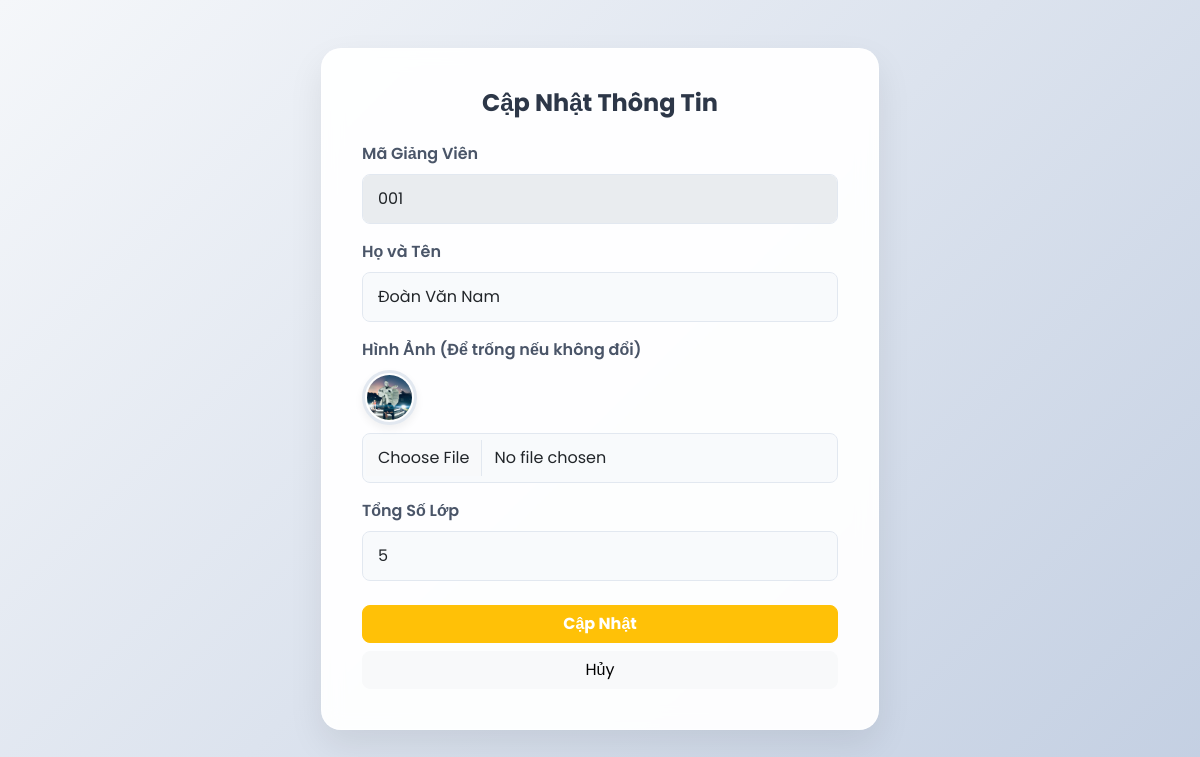
/edit.php?id=001, run on the app's committed database.
### tables this page shows
CREATE TABLE `giangvien` (
  `IDGV` varchar(20) NOT NULL,
  `Fullname` varchar(100) NOT NULL,
  `Image` varchar(255) NOT NULL,
  `SumClass` int(11) NOT NULL
);

### edit.php (the view, shortened to what this page needs)
<?php
require_once 'db.php';
$id = $_GET['id'];
$result = $conn->query("SELECT * FROM GiangVien WHERE IDGV = '$id'");
$row = $result->fetch_assoc();
?>
<!DOCTYPE html>
<html lang="vi">
<head>
    <link href="https://cdn.jsdelivr.net/npm/bootstrap@5.3.0/dist/css/bootstrap.min.css" rel="stylesheet">
    <link rel="stylesheet" href="style.css">
</head>
<body>
    <div class="container d-flex justify-content-center">
        <div class="custom-card col-md-6 mt-5">
            <h4 class="fw-bold mb-4 text-center">Cập Nhật Thông Tin</h4>
            <form action="" method="POST" enctype="multipart/form-data">
                <div class="mb-3">
                    <label class="form-label fw-semibold">Mã Giảng Viên</label>
                    <input type="text" class="form-control rounded-3" value="<?= $row['IDGV'] ?>" disabled>
                </div>
                <div class="mb-3">
                    <label class="form-label fw-semibold">Họ và Tên</label>
                    <input type="text" class="form-control rounded-3" name="Fullname" value="<?= $row['Fullname'] ?>" required>
                </div>
                <div class="mb-3">
                    <label class="form-label fw-semibold">Hình Ảnh (Để trống nếu không đổi)</label><br>
                    <img src="uploads/<?= $row['Image'] ?>" class="avatar-img mb-2">
                    <input type="file" class="form-control rounded-3" name="Image" accept="image/*">
                </div>
                <div class="mb-4">
                    <label class="form-label fw-semibold">Tổng Số Lớp</label>
                    <input type="number" class="form-control rounded-3" name="SumClass" value="<?= $row['SumClass'] ?>" required min="0">
                </div>
                <button type="submit" class="btn btn-warning w-100 mb-2 fw-bold rounded-3 text-white">Cập Nhật</button>
                <a href="index.php" class="btn btn-light w-100 rounded-3">Hủy</a>
            </form>
        </div>
    </div>
</body>
</html>

### style.css (style rules this page uses)
body { font-family: 'Poppins', sans-serif; background: linear-gradient(135deg, #f5f7fa 0%, #c3cfe2 100%); min-height: 100vh; color: #2d3748; }
.custom-card { background: rgba(255, 255, 255, 0.95); border-radius: 20px; border: 1px solid rgba(255, 255, 255, 0.6); box-shadow: 0 15px 35px rgba(0, 0, 0, 0.08); backdrop-filter: blur(10px); padding: 2.5rem; margin-top: 3rem; margin-bottom: 3rem; }
.avatar-img { width: 55px; height: 55px; object-fit: cover; border-radius: 50%; border: 3px solid #e2e8f0; padding: 2px; background: white; box-shadow: 0 4px 8px rgba(0,0,0,0.06); }
.form-control { border-radius: 10px; padding: 12px 15px; border: 1px solid #e2e8f0; background-color: #f8fafc; transition: all 0.3s; }
.form-label { font-weight: 600; color: #4a5568; margin-bottom: 8px; }

### data on the page
giangvien: IDGV "001", Fullname "Đoàn Văn Nam", Image (picture), SumClass "5"
